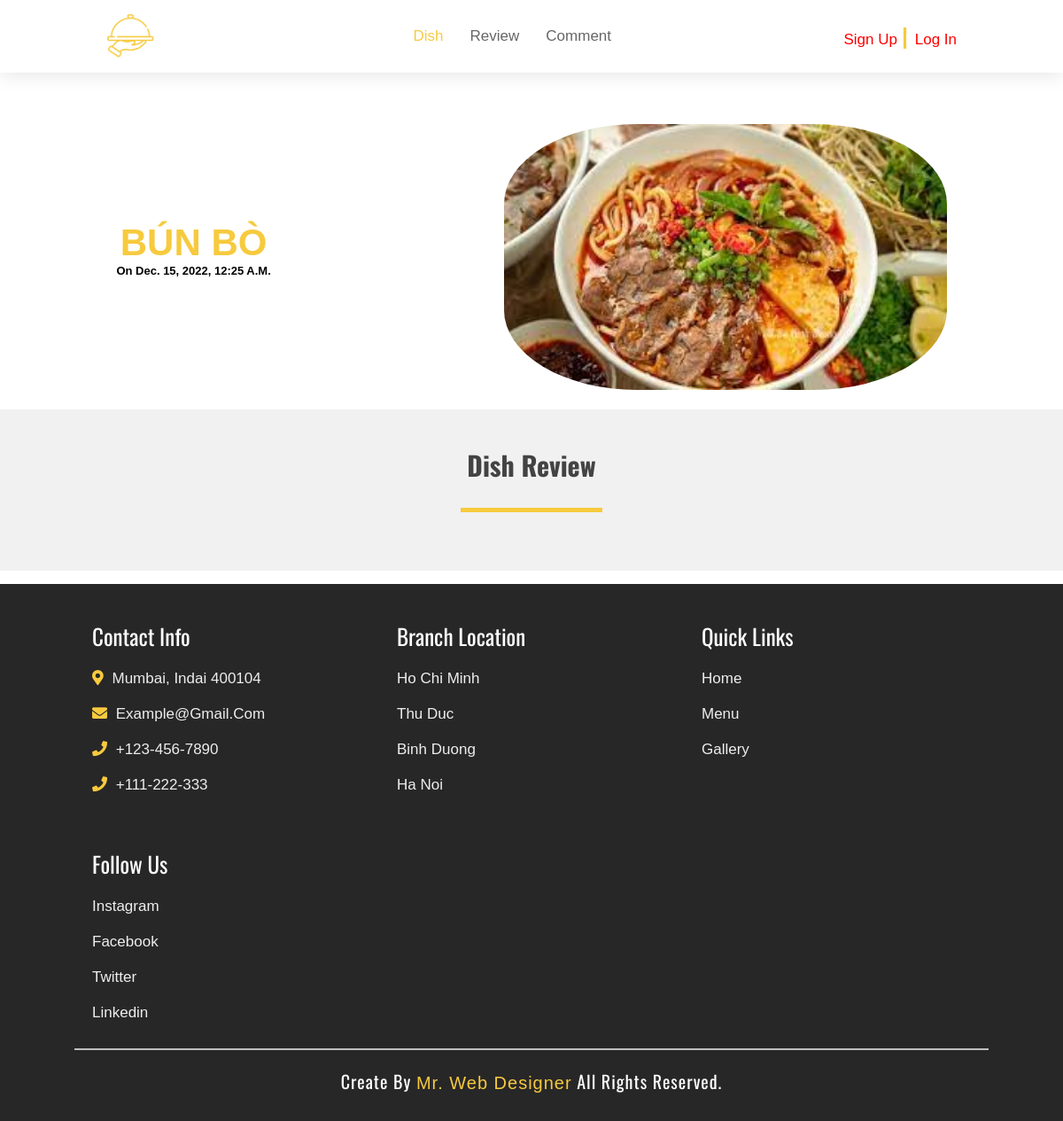
Before: /4/ with the older database file.
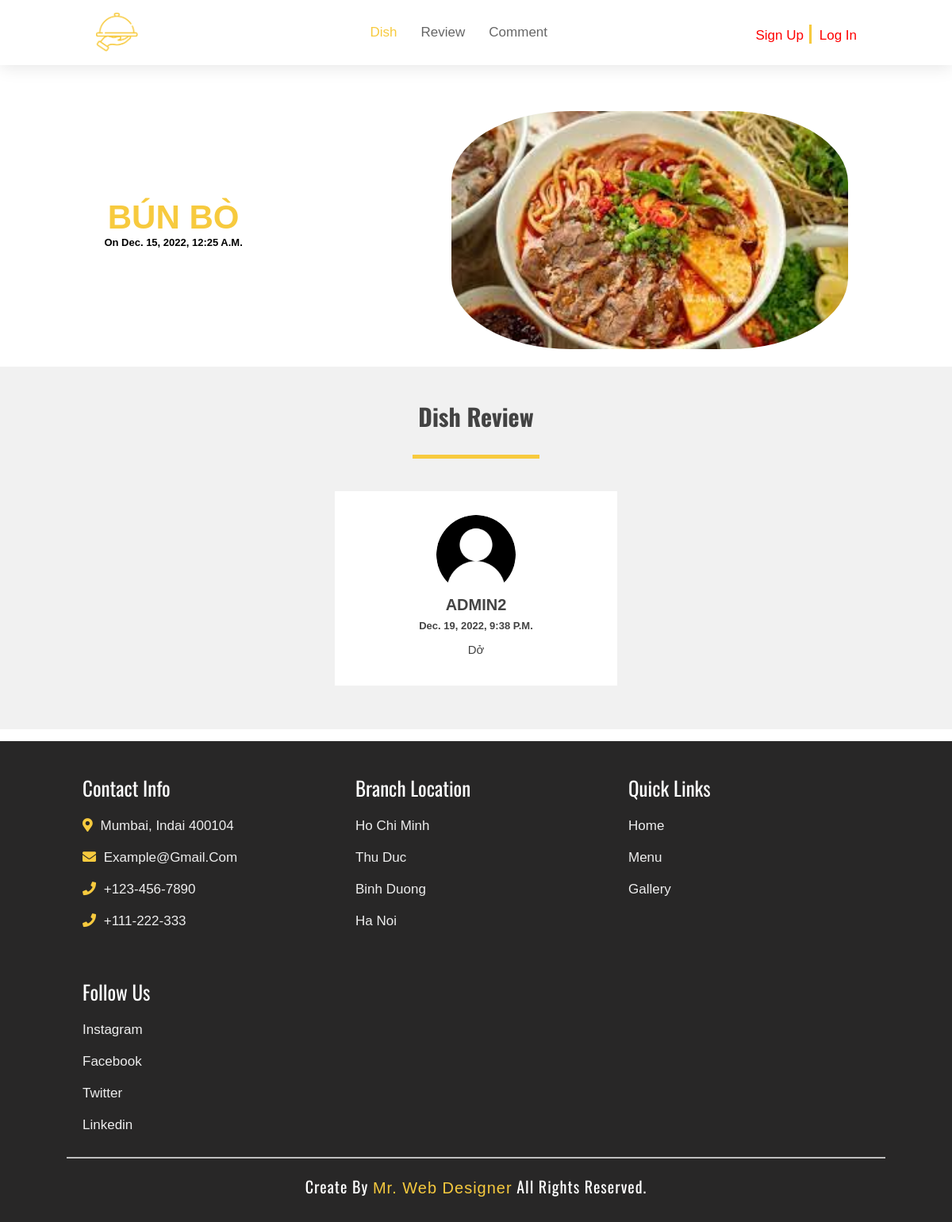
After: the same page with the newer database file.
### home/models.py (models this page shows, shortened)
class Dish(models.Model):
    name = models.CharField(max_length=200)
    type = models.CharField(max_length=200, null=True)
    remaining = models.PositiveSmallIntegerField()
    date = models.DateTimeField(auto_now_add=False)
    price = models.DecimalField(max_digits=6, decimal_places=1)
    image = models.ImageField(null=True)

class Comment(models.Model):
    dish = models.ForeignKey(Dish, on_delete=models.CASCADE, related_name='comments')
    author = models.ForeignKey(settings.AUTH_USER_MODEL, on_delete=models.CASCADE)
    body = models.TextField()
    date = models.DateTimeField(auto_now_add=True)

### home/views.py (the view)
# urls.py: path('<int:pk>/', views.DishView),
def DishView(request, pk):
    dish = get_object_or_404(Dish, pk=pk)
    form = CommentForm()
    if request.method == 'POST':
        form = CommentForm(request.POST, author=request.user, dish=dish)
        if form.is_valid():
            form.save()
            return HttpResponseRedirect(request.path)
    return render(request, "pages/dish.html", {"dish": dish, "form": form})

### home/templates/pages/dish.html (shortened to what this page needs)
{% extends "pages/base.html" %}
{% load static %}
{% block content %}
    <div class="dish-describe">
        <div>
            <h3><p class="dish-name" href="home/{{dish.id}}">{{dish.name}}</p></h3>
            <h6 class="dish-date">on {{dish.date}}</h6>
        </div>
        <div>
            <img class="dish-image" src="{{dish.image.url}}" width="500px" height="300px" />
        </div>
    </div>
    <div id="testimonials" class = "testimonials">
        <div class = "inner">
            <h1>Dish Review</h1>
            <div class = "border"></div>
                <div class = "row">
                    {% for comment in dish.comments.all %}
                        <div class = "col">
                            <div class = "testimonial">
                                <img src="{% static 'images/userImage.png' %}" alt="">
                                <h4><strong  class = "name">{{comment.author}}</strong></h4>
                                <h6><p class="date">{{comment.date}}</p></h6>
                                <p class="comment">{{comment.body|linebreaks}}</p>
                            </div>
                        </div>
                    {% endfor %}
            </div>
        </div>
    </div>
{% endblock %}

### home/templates/pages/base.html (shortened to what this page needs)
<!DOCTYPE html>
<html lang="en">
<head>
    {% load static %}
    <link rel="stylesheet" href="https://cdnjs.cloudflare.com/ajax/libs/aos/2.3.4/aos.css">
    <link rel="stylesheet" href="https://cdnjs.cloudflare.com/ajax/libs/font-awesome/5.15.2/css/all.min.css">
    <link rel="stylesheet" href="{% static 'css/review.css' %}">
</head>
<body>
<header>
    <a href="#" class="logo"><img src="{% static 'images/logo-img.png' %}" alt=""></a>
    <nav class="navbar">
        <ul>
            <li><a class="active" href="#home">Dish</a></li>
            <li><a href="#testimonials">Review</a></li>
            <li><a href="#comment-box">Comment</a></li>
        </ul>
    </nav>
    <div>
        <center>
            {% if user.username %}
            <p class = "welcome"> </p>
            <strong class = "welcome">{{user.username}}</strong>
            <p class = "space"> | </p>
            <p><a class = "navigate" href="{% url 'logout' %}">Log Out</a></p>
            {% else %}
                <p><a class = "navigate" href="{% url 'register' %}">Sign Up</a>
                <p class = "space"> | </p>
                <a class = "navigate" href="{% url 'login' %}">Log in</a></p>
            {% endif %}
        </center>
    </div>
</header>
{% block content %}
{% endblock %}
<div class="footer">
    <div class="box-container">
        <div class="box">
            <h3>contact info</h3>
            <p> <i class="fas fa-map-marker-alt"></i> mumbai, indai 400104 </p>
            <p> <i class="fas fa-envelope"></i> example@gmail.com </p>
            <p> <i class="fas fa-phone"></i> +123-456-7890 </p>
            <p> <i class="fas fa-phone"></i> +111-222-333 </p>
        </div>
        <div class="box">
            <h3>branch location</h3>
            <a href="#">Ho Chi Minh</a>
            <a href="#">Thu Duc</a>
            <a href="#">Binh Duong</a>
            <a href="#">Ha Noi</a>
        </div>
        <div class="box">
            <h3>quick links </h3>
            <a href="#">home</a>
            <a href="#">menu</a>
            <a href="#">gallery</a>
        </div>
        <div class="box">
            <h3>follow us</h3>
            <a href="#">instagram</a>
            <a href="#">facebook</a>
            <a href="#">twitter</a>
            <a href="#">linkedin</a>
        </div>
    </div>
    <h1 class="credit">create by <a href="#">mr. web designer</a> all rights reserved. </h1>
</div>
</body>
</html>

### home/static/css/review.css (style rules this page uses)
* { padding: 0; margin: 0; font-family: "montserrat", sans-serif; }
header { position: fixed; top:0; left:0; z-index: 1000; width:100%; background:#fff; padding:1.5rem 10%; box-shadow: 0 .3rem 2rem rgba(0,0,0,.1); display: flex; align-items: center; justify-content: space-between; }
header .logo img { height:5rem; }
header .navbar ul { display: flex; align-items: center; justify-content: center; list-style: none; }
header .navbar ul li { margin-left: 3rem; }
header .navbar ul li a { font-size: 1.7rem; color:#666; }
header .navbar ul li a.active, header .navbar ul li a:hover { color:var(--yellow); }
header .navigate, header p { font-size: 17px; color: var(--yellow); display: inline-block; }
header .navigate { color: red; }
header .space { font-size: 25px; font-weight: bold; padding: 0 5px 0 5px; }
.dish-describe { position: relative; padding: 140px 0 20px 0; width: 100%; height: auto; top: 0; left: 0; display: flex; flex-wrap: wrap; justify-content: space-around }
.dish-name { text-align: center; padding: 110px 0 0 0; text-transform: uppercase; font-size: 42px; color: #F7CA3E; }
.dish-date { font-size: 13px; }
.dish-image { border-radius: 30%; }
.testimonials { padding: 40px 0; background: #f1f1f1; color: #434343; text-align: center; }
.inner { max-width: 1200px; margin: auto; overflow: hidden; padding: 0 20px; }
.border { width: 160px; height: 5px; background: #F7CA3E; margin: 26px auto; }
.row { display: flex; flex-wrap: wrap; justify-content: center; }
.col { flex: 33.33%; max-width: 33.33%; box-sizing: border-box; padding: 15px; }
.testimonial { background: #fff; padding: 30px; }
.testimonial img { width: 100px; height: 100px; border-radius: 50%; }
.name { font-size: 20px; text-transform: uppercase; margin: 20px 0; }
.col .testimonial .date { font-size: 13px; }
.col .testimonial p { padding-top: 7px; font-size: 15px; }
:root { --yellow:#F7CA3E; }
* { margin:0; padding:0; box-sizing: border-box; text-decoration: none; outline: none; border:none; text-transform: capitalize; transition:all .2s linear; }
h1, h3 { font-family: 'Oswald', sans-serif; font-size: 30px; }
html { font-size: 62.5%; overflow-x: hidden; }
body { overflow-x: hidden; }
.footer { background:#282727; padding:1rem 7%; }
.footer .box-container { display: flex; flex-wrap: wrap; }
.footer .box-container .box { flex:1 1 25rem; margin:2rem; }
.footer .box-container .box h3 { font-size: 2.5rem; color:#fff; padding:1rem 0; font-weight: normal; }
.footer .box-container .box p { font-size: 1.7rem; color:#eee; padding:1rem 0; }
.footer .box-container .box a { font-size: 1.7rem; color:#eee; padding:1rem 0; display: block; }
.footer .box-container .box p i { padding-right: .5rem; color:var(--yellow); }
.footer .credit { font-size: 2rem; text-align: center; border-top: .2rem solid rgba(255,255,255,.7); padding:2rem 1rem; font-weight: normal; letter-spacing: .1rem; color:#fff; }
.footer .credit a { color:var(--yellow); }

Changed rows visible on the page:
added Comment: author "ADMIN2", date "Dec. 19, 2022, 9:38 P.m.", body "Dở"
